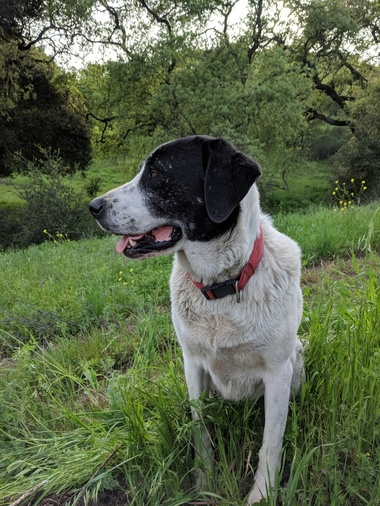
#> input picture assets/sammy.jpg, 380 x 506 px, shrunk from 1025 x 1367 before the run, found by its file name
$ jupyter execute image-operations-2.ipynb   (shell and % lines are left out)
#> lines starting #> are read from the running program, lines starting #| are printed output that depends on the picture
[cell 1]
import cv2
import numpy as np
import matplotlib.pyplot as plt

[cell 2]
full = cv2.imread('/sammy.jpg')
#> full is the input picture: shape (506, 380, 3); mean B, G, R 74.2, 102.6, 91.2
full = cv2.cvtColor(full, cv2.COLOR_BGR2RGB)

[cell 3]
plt.imshow(full)

[cell 4]
face = cv2.imread('/sammy_face.jpg')
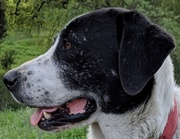
#> input picture assets/sammy_face.jpg, 180 x 139 px, shrunk from 486 x 375 before the run, found by its file name
#> face is the input picture: shape (139, 180, 3); mean B, G, R 70, 78.7, 74.3
face = cv2.cvtColor(face, cv2.COLOR_BGR2RGB)
plt.imshow(face)

[cell 5]
full = cv2.imread('/sammy.jpg')
full = cv2.cvtColor(full, cv2.COLOR_BGR2RGB)

[cell 6]
face = cv2.imread('/horse.jpg')
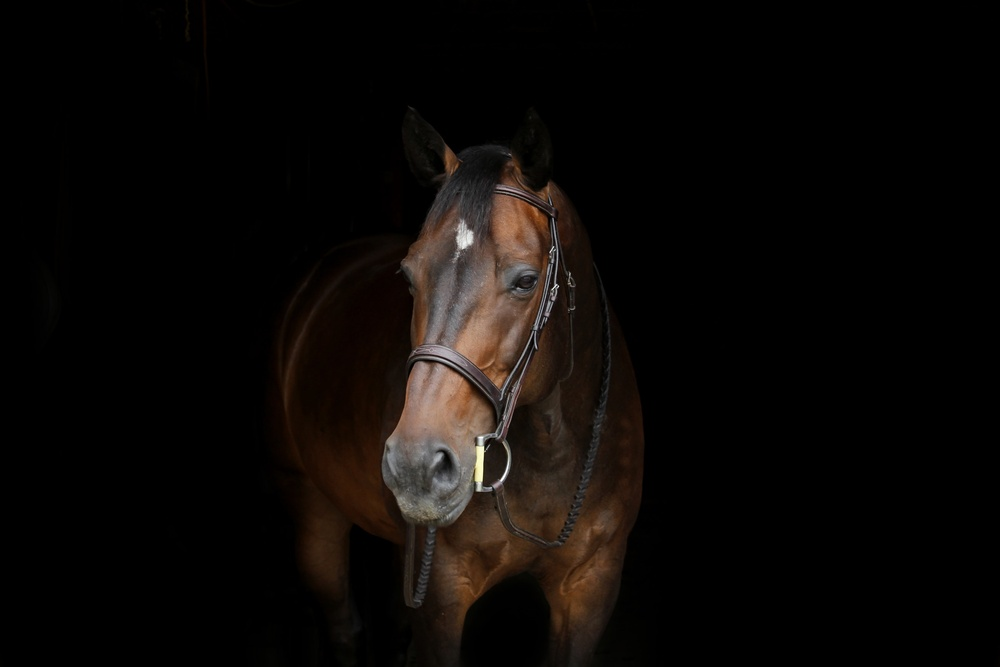
#> input picture assets/horse.jpg, 1000 x 667 px, shrunk from 2700 x 1800 before the run, found by its file name
#> face is the input picture: shape (667, 1000, 3); mean B, G, R 6.9, 8.9, 12
face = cv2.cvtColor(face, cv2.COLOR_BGR2RGB)

[cell 7]
methods = ['cv2.TM_CCOEFF', 'cv2.TM_CCOEFF_NORMED',
           'cv2.TM_CCORR', 'cv2.TM_CCORR_NORMED',
           'cv2.TM_SQDIFF', 'cv2.TM_SQDIFF_NORMED']

[cell 8]
for m in methods:
  full_copy = full.copy()

  method = eval(m)

  res = cv2.matchTemplate(full_copy, face, method)

  min_val, max_val, min_loc, max_loc = cv2.minMaxLoc(res)

  # set up drawing of rectangle
  if method in [cv2.TM_SQDIFF, cv2.TM_SQDIFF_NORMED]:
    top_left = min_loc
  else:
    top_left = max_loc

  height, width, channels = face.shape

  bottom_right = (top_left[0] + width, top_left[1] + height)
  cv2.rectangle(full_copy, top_left, bottom_right, (255, 0, 0), 10) # Added color (red) and thickness

  plt.subplot(121)
  plt.imshow(res)
  plt.title('Result of Template Matching')
  plt.xticks([]), plt.yticks([])
  plt.subplot(122)
  plt.imshow(full_copy)
  plt.title('Detected Point')
  plt.xticks([]), plt.yticks([])
  plt.suptitle(m)

  plt.show()
  plt.close()
#> this loop made 6 passes
#> (min_val, max_val, min_loc, top_left, bottom_right) on passes 1 to 4: (-150430400, 157922496, (456, 112), (177, 161), (1177, 828)), (-0.158, 0.128, (483, 108), (176, 161), (1176, 828)), (18681766, 1.66e+09, (620, 0), (307, 161), (1307, 828)), (0.111, 0.538, (620, 0), (216, 137), (1216, 804))
#> (min_val, max_val, max_loc, top_left, bottom_right) on pass 5: (4.43e+09, 6.19e+09, (620, 0), (216, 137), (1216, 804))
#> pass 1, `res = cv2.matchTemplate(full_copy, face, method)`:
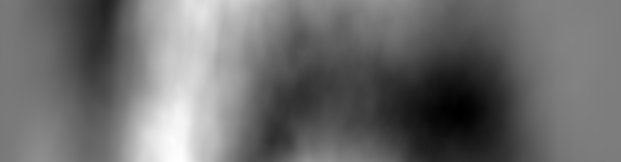
#> res: shape (162, 621) float32; min -150430400, max 157922496, mean -18411106; drawn with min black and max white
#> pass 1, `plt.show()`:
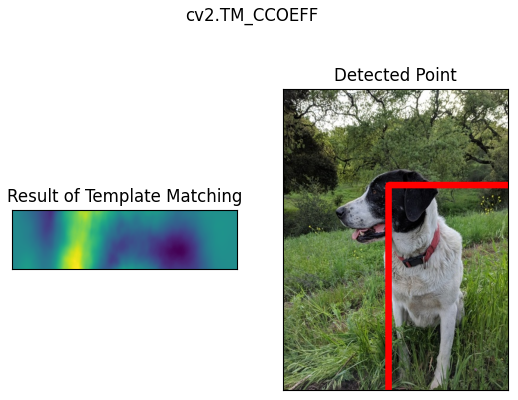
#> figure drawn by matplotlib, 2 panels
#> pass 2, `res = cv2.matchTemplate(full_copy, face, method)`:
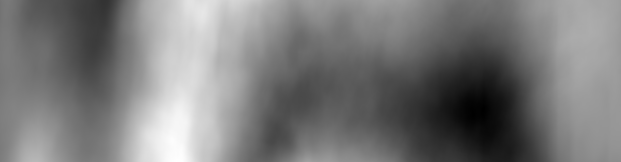
#> res: shape (162, 621) float32; min -0.158, max 0.128, mean -0.0207; drawn with min black and max white
#> pass 2, `plt.show()`:
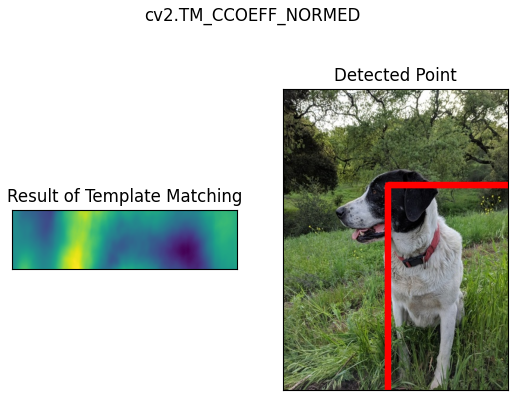
#> figure drawn by matplotlib, 2 panels
#> pass 3, `res = cv2.matchTemplate(full_copy, face, method)`:
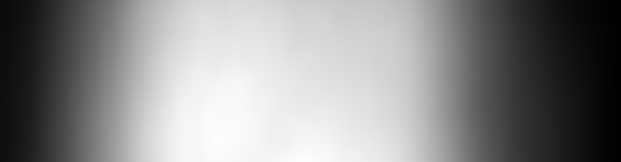
#> res: shape (162, 621) float32; min 18681766, max 1.66e+09, mean 927485440; drawn with min black and max white
#> after the loop:
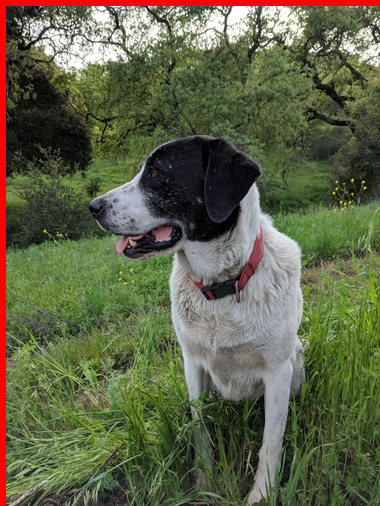
#> full_copy: shape (506, 380, 3); mean R, G, B 95.6, 99.7, 72
#> after the loop: res: shape (162, 621) float32; every value is 1

[cell 9]
width
#> Out = 1000

[cell 10]
height
#> Out = 667
